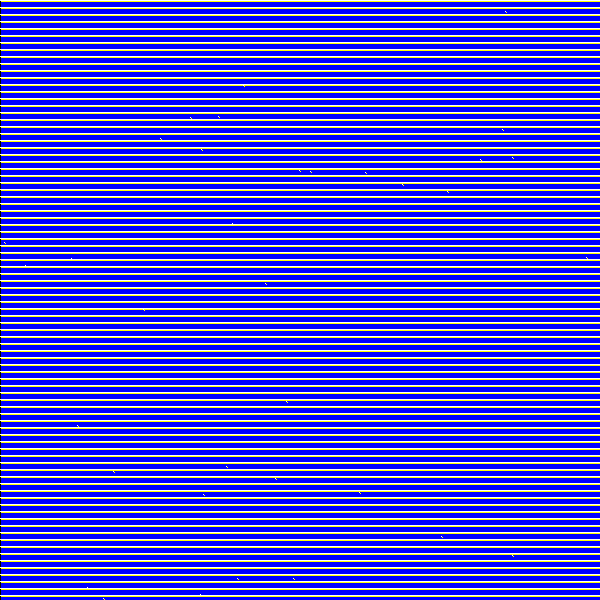
Frame 1 (no input)
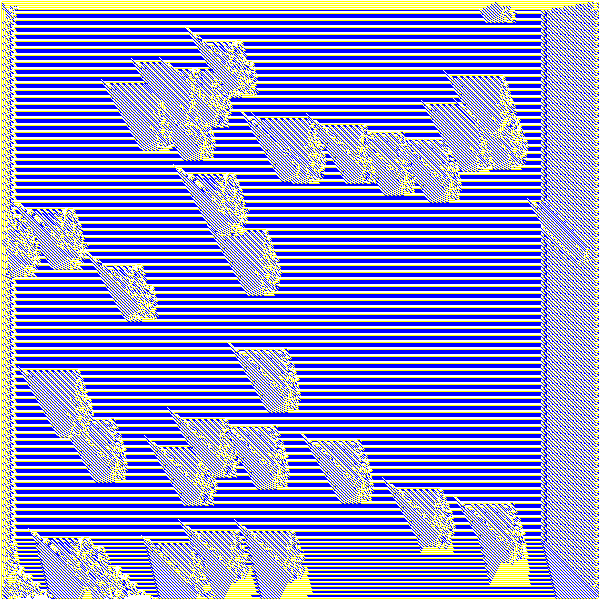
Frame 60 (the mouse pressed at the canvas centre just before this capture)
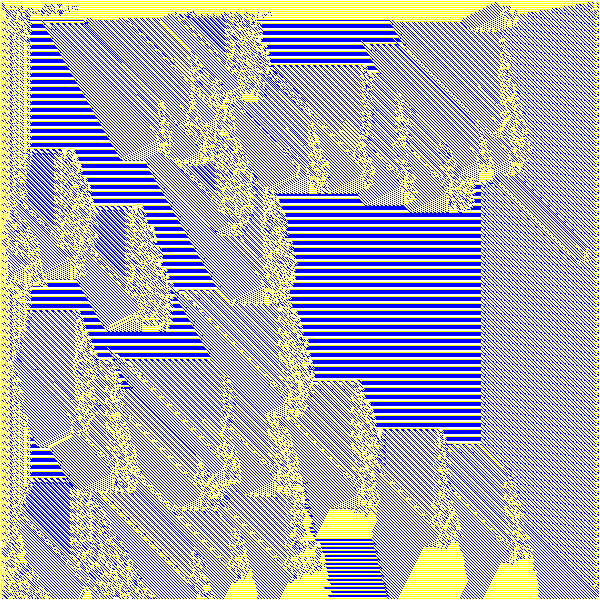
Frame 120 (the mouse held since frame 60 and released just before this capture)

The Processing sketch that drew these frames (run headless with seeded random() and noise(); from frame 60 on, the mouse is pressed at the canvas centre):

// Processing sketch: sketch_07_ca_experiment_optimized
// ── sketch_07_ca_experiment_optimized.pde
boolean pause = false;
int cellSize = 1;

int gridCountX;
int gridCountY;
int[][] grid;
int[][] buffer;

float randProbability = 0.0001;

PImage img;

void setup() {
  size(600, 600);
  frameRate(60);
  noSmooth();
  background(255);
  
  gridCountX = int(width/cellSize);
  gridCountY = int(height/cellSize);
  img = createImage(gridCountX, gridCountY, RGB);

  grid       = new int[gridCountY][gridCountX];
  buffer     = new int[gridCountY][gridCountX];
 
  grid       = populate(grid);
}

int[][] populate(int[][] g) {
  int rows = g.length;
  int cols = (rows > 0) ? g[0].length : 0;
  for (int i=0; i < rows; i++) {
    for (int j=0; j < cols; j++) {
      g[i][j] = (i%7 == 0) ? 0 : int(random(1) > randProbability);
    }
  }
  return g;
}

int[][] empty(int[][] g) {
  int rows = g.length;
  int cols = (rows > 0) ? g[0].length : 0;
  for (int i=0; i < rows; i++) {
    for (int j=0; j < cols; j++) {
      g[i][j] = 0;
    }
  }
  return g;
}

void process() {
  int[][] buffer = new int[gridCountY][gridCountX];
  for (int i=1; i < gridCountY-1; i++) {
    for (int j=1; j < gridCountX-1; j++) {

      int idxLeft     = (j > 0) ? j - 1 : j;
      int idxRight    = (j < gridCountX-1) ? j + 1 : 0;
      int idxTop      = (i > 0) ? i - 1 : i;
      int idxBottom   = (i < gridCountY-1) ? i + 1 : 0;

      int current     = grid[i][j];
      int left        = grid[i][idxLeft];
      int right       = grid[i][idxRight];
      int top         = grid[idxTop][j];
      int bottom      = grid[idxBottom][j];
      int topLeft     = grid[idxTop][idxLeft];
      int topRight    = grid[idxTop][idxRight];
      int bottomLeft  = grid[idxBottom][idxLeft];
      int bottomRight = grid[idxBottom][idxRight];

      int sum = left + right + top + bottom + topLeft + topRight + bottomLeft + bottomRight; // + current;

      // Rules of Life ... slightly modified
      if      ((current == 1) && (sum <  2)) buffer[i][j] = 0;        // Loneliness
      else if ((current == 0) && (sum >  3) && bottomLeft == 1) buffer[i][j] = 0;
      else if ((current == 1) && (sum >  3) && bottomRight == 1) buffer[i][j] = 1;
      else if ((current == 1) && (sum >  3)) buffer[i][j] = 0;        // Overpopulation
      else if ((current == 0) && (sum == 3)) buffer[i][j] = 1;        // Reproduction
      else                                   buffer[i][j] = current;  // Stasis
    }
  } 
  grid = buffer;
}

void draw() {
  println(frameRate);
  background(255);
  
  int index = 0;
  img.loadPixels();
  for (int i=0; i < gridCountY; i++) {
    for (int j=0; j < gridCountX; j++) {
      int cell = grid[i][j];
      color c = color(0);
      if (cell == 1) {
         
        if (j > 0 && i > 0) {
          
          boolean horizontal = grid[i-1][j] == 1;
          boolean vertical = grid[i][j-1] == 1;
          boolean diagonal = grid[i-1][j-1] == 1;
          if (diagonal) {
            c = color(0, 0, 255);
          } else {
            c = color(255, 255, 0);  
          }
        }
        img.pixels[index] = c;
      } else {
        img.set(j, i, color(255, 255, 255));
      }
      index++;
    }
  }
  img.updatePixels();
  noTint();  // Disable tint
  image(img, 0, 0, width, height);
  
  if (!pause) process();
}

void keyPressed() {
  if(key == ' ') {
    pause = !pause;
  }
  if(key == 'r') {
    grid = populate(grid);
  }
  if(key == 'c') {
    grid = empty(grid);
  }
}

void mouseDragged() {
  int indexX = floor(mouseX / cellSize);
  int indexY = floor(mouseY / cellSize);
  int cell = grid[indexY][indexX];

  cell = (cell == 0) ? 1 : 0;
  grid[indexY][indexX] = cell;
}
